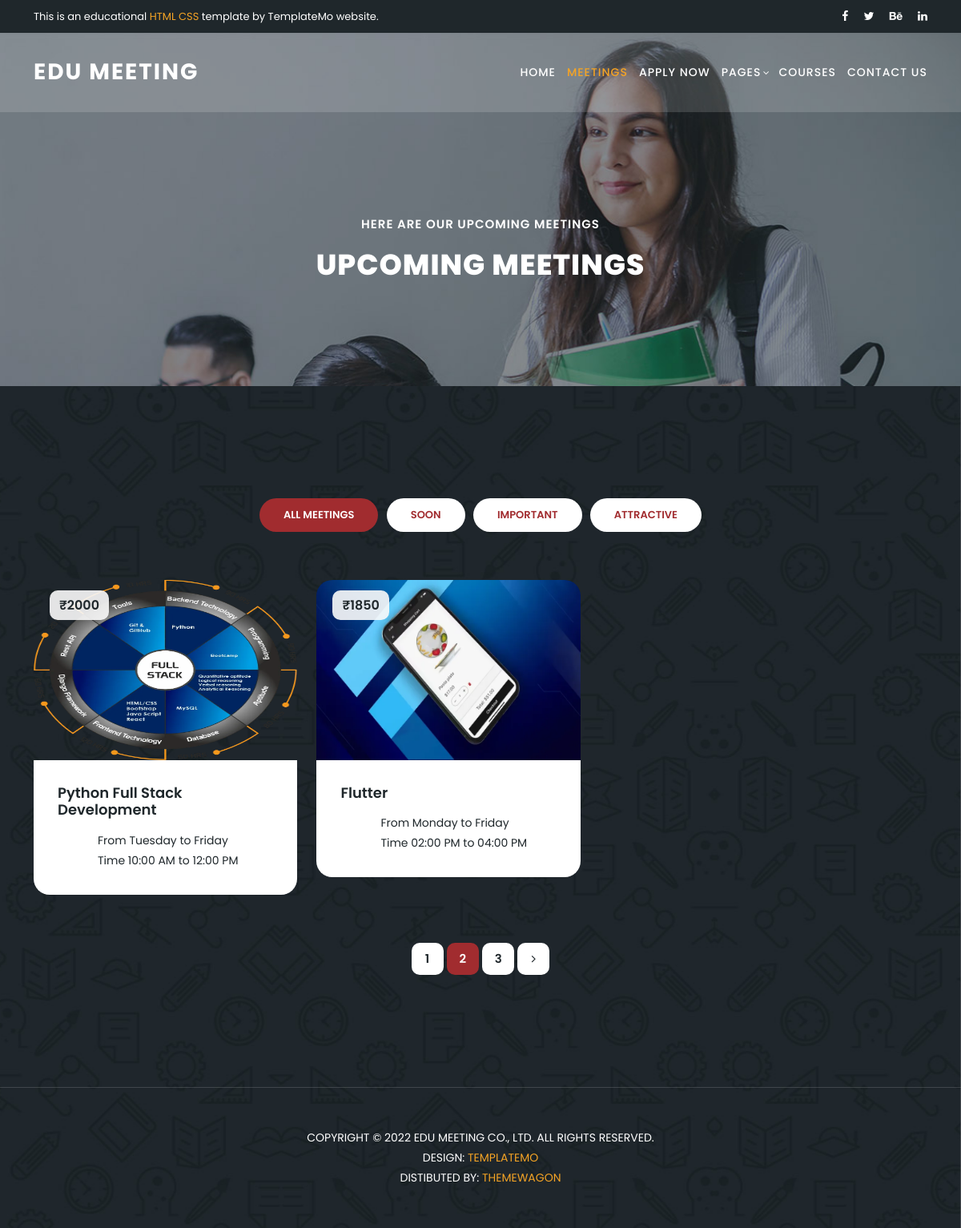
The page /course_student/ (signed in) on the database its author committed.
### eduapp/models.py (models this page shows, shortened)
class coursemodel(models.Model):
    teacher_id = models.CharField(max_length=20)
    course_name = models.CharField(max_length=20)
    course_img = models.FileField(upload_to='eduapp/static/assets/images')
    type_choice = [
        ('DigitalMarketing','DigitalMarketing'),
        ('Python','Python'),
        ('Flutter','Flutter'),
        ('Java','Java'),
        ('DataScience','DataScience'),
        ('MachineLearning','MachineLearning'),
        ('SoftwareTesting','SoftwareTesting')
    ]
    course_type = models.CharField(max_length=30,choices=type_choice)
    institution_name = models.CharField(max_length=30)
    course_desc = models.CharField(max_length=500)
    from_choice = [
        ('Monday','Monday'),
        ('Tuesday','Tuesday'),
        ('Wednesday','Wednesday'),
        ('Thursday','Thursday'),
        ('Friday','Friday'),
        ('Saturday','Saturday')
    ]
    from_day = models.CharField(max_length=30,choices=from_choice)
    to_choice = [
        ('Monday', 'Monday'),
        ('Tuesday', 'Tuesday'),
        ('Wednesday', 'Wednesday'),
        ('Thursday', 'Thursday'),
        ('Friday', 'Friday'),
        ('Saturday', 'Saturday')
    ]
    to_day = models.CharField(max_length=30, choices=to_choice)
    from_time = models.TimeField()
    to_time = models.TimeField()
    fees = models.IntegerField()

### eduapp/views.py (the view)
# urls.py: path('course_student/',studentcourse_view),
def studentcourse_view(request):
    id1 =  request.session['st_id']
    b = studentreg.objects.get(id=id1)
    img1 = str(b.photo).split('/')[-1]
    a = coursemodel.objects.all()
    course = []
    img = []
    institution = []
    from_day = []
    to_day = []
    from_time = []
    to_time = []
    fees = []
    id2=[]
    for i in a:
            course.append(i.course_name)
            img.append(str(i.course_img).split('/')[-1])
            institution.append(i.institution_name)
            from_day.append(i.from_day)
            to_day.append(i.to_day)
            from_time.append(i.from_time.strftime('%I:%M %p'))
            to_time.append(i.to_time.strftime('%I:%M %p'))
            fees.append(i.fees)
            id2.append(i.id)
    mylist = zip(course,img,institution,from_day,to_day,from_time,to_time,fees,id2)
    print(img)
    print(to_time)
    return render(request,'courseview_student.html',{'data':mylist,'img':img1})

### eduapp/templates/courseview_student.html (shortened to what this page needs)
<!DOCTYPE html>
{% load static %}
<html lang="en">
  <head>
    <link href="{% static 'vendor/bootstrap/css/bootstrap.min.css' %}" rel="stylesheet">
    <link rel="stylesheet" href="{% static 'assets/css/fontawesome.css' %}">
    <link rel="stylesheet" href="{% static 'assets/css/templatemo-edu-meeting.css' %}">
    <link rel="stylesheet" href="{% static 'assets/css/owl.css' %}">
    <link rel="stylesheet" href="{% static 'assets/css/lightbox.css' %}">
  </head>
<body>
  <div class="sub-header">
    <div class="container">
      <div class="row">
        <div class="col-lg-8 col-sm-8">
          <div class="left-content">
            <p>This is an educational <em>HTML CSS</em> template by TemplateMo website.</p>
          </div>
        </div>
        <div class="col-lg-4 col-sm-4">
          <div class="right-icons">
            <ul>
              <li><a href="#"><i class="fa fa-facebook"></i></a></li>
              <li><a href="#"><i class="fa fa-twitter"></i></a></li>
              <li><a href="#"><i class="fa fa-behance"></i></a></li>
              <li><a href="#"><i class="fa fa-linkedin"></i></a></li>
            </ul>
          </div>
        </div>
      </div>
    </div>
  </div>
  <header class="header-area header-sticky">
      <div class="container">
          <div class="row">
              <div class="col-12">
                  <nav class="main-nav">
                      <a href="index.html" class="logo">
                          Edu Meeting
                      </a>
                      <ul class="nav">
                          <li><a href="http://127.0.0.1:8000/">Home</a></li>
                          <li><a href="meetings.html" class="active">Meetings</a></li>
                          <li><a href="index.html">Apply Now</a></li>
                          <li class="has-sub">
                              <a href="javascript:void(0)">Pages</a>
                          </li>
                          <li><a href="index.html">Courses</a></li>
                          <li><a href="index.html">Contact Us</a></li>
                      </ul>
                  </nav>
              </div>
          </div>
      </div>
  </header>
  <section class="heading-page header-text" id="top">
    <div class="container">
      <div class="row">
        <div class="col-lg-12">
          <h6>Here are our upcoming meetings</h6>
          <h2>Upcoming Meetings</h2>
        </div>
      </div>
    </div>
  </section>
  <section class="meetings-page" id="meetings">
    <div class="container">
      <div class="row">
        <div class="col-lg-12">
          <div class="row">
            <div class="col-lg-12">
              <div class="filters">
                <ul>
                  <li data-filter="*"  class="active">All Meetings</li>
                  <li data-filter=".soon">Soon</li>
                  <li data-filter=".imp">Important</li>
                  <li data-filter=".att">Attractive</li>
                </ul>
              </div>
            </div>
              {% for i,j,k,l,m,n,o,p,q in data %}
                <div class="col-lg-4 templatemo-item-col all imp">
                  <div class="meeting-item">
                    <div class="thumb">
                      <div class="price">
                        <span> ₹{{p}}</span>
                      </div>
                      <a href="http://127.0.0.1:8000/course_details/{{q}}"><img src="/static/assets/images/{{j}}" alt="" height="225px"></a>
                    </div>
                    <div class="down-content">
                      <a href="http://127.0.0.1:8000/course_details/{{q}}"><h4>{{i}}</h4></a>
                      <p>From {{l}} to {{m}}</p>
                        <p>Time {{n}} to {{o}}</p>
                    </div>
                  </div>
                </div>
              {% endfor %}
            <div class="col-lg-12">
              <div class="pagination">
                <ul>
                  <li><a href="#">1</a></li>
                  <li class="active"><a href="#">2</a></li>
                  <li><a href="#">3</a></li>
                  <li><a href="#"><i class="fa fa-angle-right"></i></a></li>
                </ul>
              </div>
            </div>
          </div>
        </div>
      </div>
    </div>
    <div class="footer">
      <p>Copyright © 2022 Edu Meeting Co., Ltd. All Rights Reserved.
          <br>
          Design: <a href="https://templatemo.com" target="_parent" title="free css templates">TemplateMo</a>
          <br>
          Distibuted By: <a href="https://themewagon.com" target="_blank" title="Build Better UI, Faster">ThemeWagon</a>
        </p>
    </div>
  </section>
</body>
  </body>
</html>

### rows shown on the page
coursemodel: data "Python Full Stack Development", data "Tuesday", data "Friday"
coursemodel: data "Flutter", data "Monday", data "Friday"

### other values the page prints
{{ p }} "2000" "1850"
{{ n }} "10:00 AM" "02:00 PM"
{{ o }} "12:00 PM" "04:00 PM"
